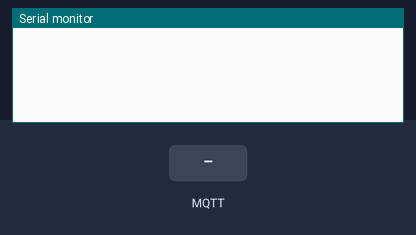
This sketch was run on a simulated Arduino Uno, built with avr-gcc and run on an emulated ATmega328P. Parts: the last lines printed to the serial monitor. Inputs (shaded band) come from the test bench. No MQTT or app messages arrive unless stated.

Above: at 2.3 s.
2.4 s: MQTT message "true" arrives on the first subscribed topic
At 3.3 s:
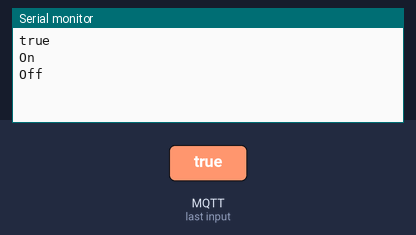
3.9 s: MQTT message "1" arrives on the first subscribed topic
At 5.1 s:
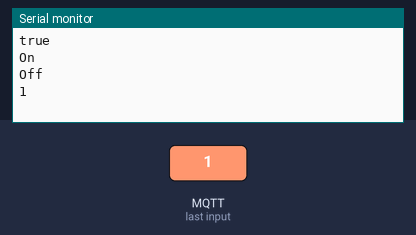
5.4 s: MQTT message "on" arrives on the first subscribed topic
At 6.4 s:
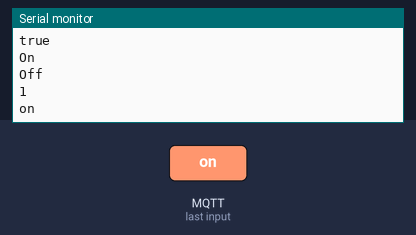
6.9 s: MQTT message "off" arrives on the first subscribed topic
At 7.5 s:
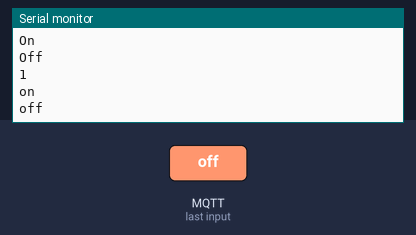

Measured:
- after the input at 2.4 s, the serial monitor: prints a new line at once (image 1)
- after the input at 3.9 s, the serial monitor: prints a new line at once (image 2)
- after the input at 5.4 s, the serial monitor: prints a new line at once (image 3)
- after the input at 6.9 s, the serial monitor: prints a new line at once (image 4)

The sketch:

esp_mqtt_client.ino
```cpp
#include "EspMQTTClient.h"

EspMQTTClient client(
  "SSID wify",
  "PASS wify",
  "IP broker",               // MQTT Broker server ip
  "MQTTUsername",            // Can be omitted if not needed
  "MQTTPassword",            // Can be omitted if not needed
  "NAME esp in mqtt",        // Client name that uniquely identify your device
  1883                       // The MQTT port, default to 1883. this line can be omitted
);

void setup()
{
  Serial.begin(115200);
  pinMode(0, OUTPUT);

  // Optional functionalities of EspMQTTClient
  //client.enableDebuggingMessages(); // Enable debugging messages sent to serial output
  //client.enableHTTPWebUpdater(); // Enable the web updater. User and password default to values of MQTTUsername and MQTTPassword. These can be overridded with enableHTTPWebUpdater("user", "password").
  //client.enableOTA(); // Enable OTA (Over The Air) updates. Password defaults to MQTTPassword. Port is the default OTA port. Can be overridden with enableOTA("password", port).
  //client.enableLastWillMessage("TestClient/lastwill", "I am going offline");  // You can activate the retain flag by setting the third parameter to true
}

// This function is called once everything is connected (Wifi and MQTT)
// WARNING : YOU MUST IMPLEMENT IT IF YOU USE EspMQTTClient
void onConnectionEstablished()
{
  // Subscribe to "portone" and display received message to Serial
  client.subscribe("portone", [](const String & payload) {
    Serial.println(payload);
    if ( payload == "true" ){

      Serial.println("On");
      digitalWrite(0,HIGH);

      delay(500);

      Serial.println("Off");
      digitalWrite(0,LOW);
    }
  });

}

void loop()
{
  client.loop();
}
```
